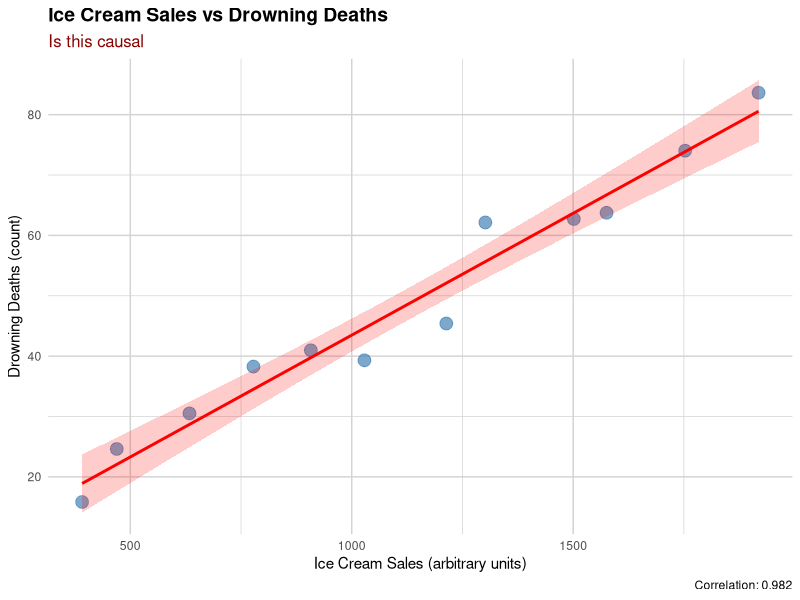
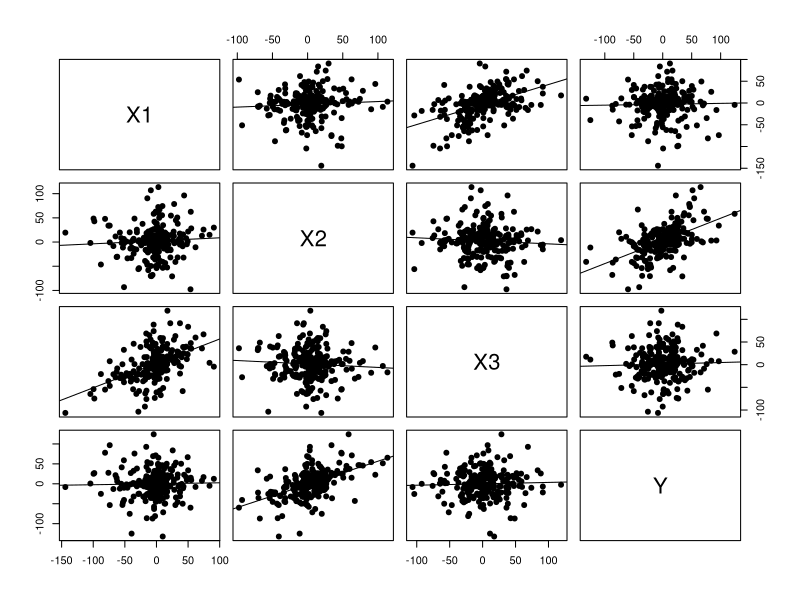
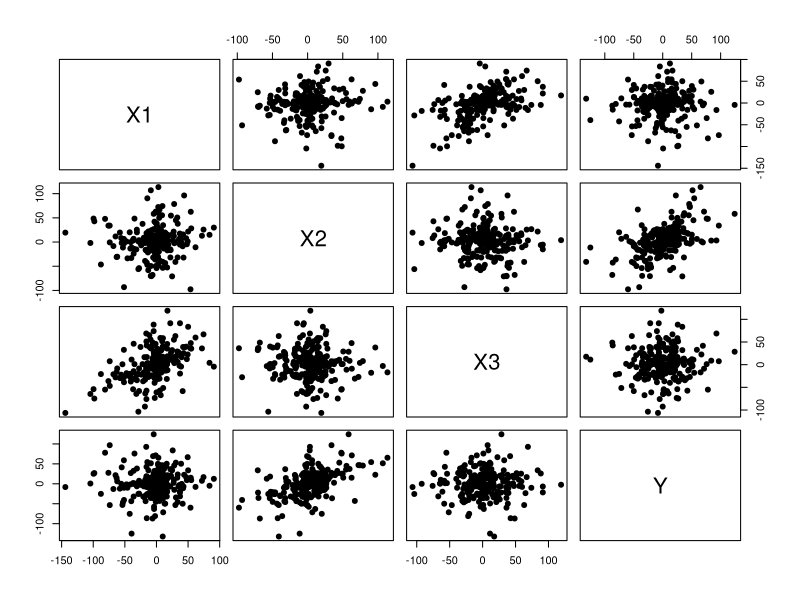

These charts were generated, in order, by the following R code:
## ---- chunk 1
knitr::opts_chunk$set(echo = FALSE, fig.align='center')

library(DiagrammeR)
library(ggplot2)
library(knitr)
## ---- chunk 2


# Demonstrating Confounding: Ice Cream Sales vs Drowning Deaths
# A classic example showing how correlation does not imply causation

# Load required libraries
library(tidyverse)
library(ggplot2)
library(corrplot)

# Create synthetic data based on realistic patterns
set.seed(42)

# Temperature is the confounder (in Celsius)
temperature <- seq(5, 35, length.out = 12)  # Monthly temperatures

# Ice cream sales increase with temperature
ice_cream_sales <- 100 + 50 * temperature + rnorm(12, 0, 30)
ice_cream_sales <- pmax(ice_cream_sales, 0)  # Ensure non-negative

# Drowning deaths increase with temperature (people swim more)
drowning_deaths <- 10 + 2 * temperature + rnorm(12, 0, 3)

# Create a data frame
data <- tibble(
  month = month.abb,
  temperature = temperature,
  ice_cream_sales = ice_cream_sales,
  drowning_deaths = drowning_deaths
)

# Create scatter plot showing the correlation
scatter_plot <- data %>%
  ggplot(aes(x = ice_cream_sales, y = drowning_deaths)) +
  geom_point(size = 4, color = "steelblue", alpha = 0.7) +
  geom_smooth(method = "lm", se = TRUE, color = "red", fill = "red", alpha = 0.2) +
  labs(
    title = "Ice Cream Sales vs Drowning Deaths",
    subtitle = "Is this causal",
    x = "Ice Cream Sales (arbitrary units)",
    y = "Drowning Deaths (count)",
    caption = paste("Correlation:", round(cor(data$ice_cream_sales, data$drowning_deaths), 3))
  ) +
  theme_minimal() +
  theme(
    plot.title = element_text(face = "bold", size = 14),
    plot.subtitle = element_text(size = 12, color = "darkred"),
    panel.grid = element_line(color = "lightgray")
  )

print(scatter_plot)

## ---- chunk 3
set.seed(5)
x <- rnorm(500, sd=runif(500, 2, 50))
x2 <- 0.5 *x + rnorm(500, sd=runif(500, 2, 50))
d <- matrix(c(x,x2), 250)
colnames(d) <-   c("X1","X2", "X3", "Y")

panel_regression_line = function(x,y, ...){
  points(x,y,...)
  linear_regression = lm(y~x)
  linear_regression_line = abline(linear_regression)
}


pairs(d, pch = 19, lower.panel=panel_regression_line, upper.panel = panel_regression_line)
## ---- chunk 4
set.seed(5)
x <- rnorm(500, sd=runif(500, 2, 50))
x2 <- 0.5 *x + rnorm(500, sd=runif(500, 2, 50))
d <- matrix(c(x,x2), 250)
V <- cov(d)
colnames(V)  <- c("X1","X2", "X3", "Y")
rownames(V)  <- c("X","X2", "X3", "Y")
kable(V)
## ---- chunk 5
set.seed(5)
x <- rnorm(500, sd=runif(500, 2, 50))
x2 <- 0.5 *x + rnorm(500, sd=runif(500, 2, 50))
d <- matrix(c(x,x2), 250)
V <- cov(d)
colnames(V)  <- c("X1","X2", "X3", "Y")
rownames(V)  <- c("X","X2", "X3", "Y")
kable(cov2cor(V))
## ---- chunk 6
set.seed(5)
x <- rnorm(500, sd=runif(500, 2, 50))
x2 <- 0.5 *x + rnorm(500, sd=runif(500, 2, 50))
d <- matrix(c(x,x2), 250)
colnames(d) <-   c("X1","X2", "X3", "Y")
pairs(d, pch = 19)
